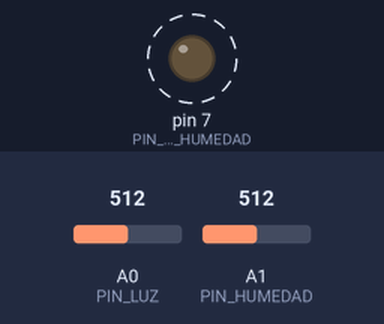
Bench run of a sketch on a simulated Arduino Uno, built with avr-gcc and run on an emulated ATmega328P. Shown: output pins drawn as LEDs (lit = HIGH). Dashed ring = blinking. The test bench sets the inputs (shaded band); at power-on: A0 (PIN_LUZ) = 512, A1 (PIN_HUMEDAD) = 512. What the sketch prints to the serial monitor is not drawn.

Above: at 4.2 s.
4.3 s: A0 (PIN_LUZ) set to 11
7.3 s: A0 (PIN_LUZ) set to 8
Timing chart, 0 to 15.8 s (numbered marks = the images above; inputs shaded):
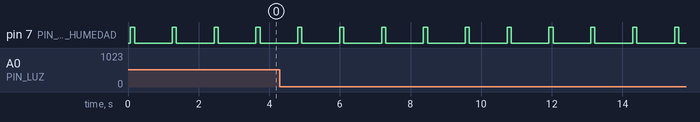

The sketch:

MonitorPlanta.ino
```cpp
// ===========================================================
//  Monitor de Planta - envía los sensores por USB (Serial)
//  Reemplaza la pantalla OLED: los datos se ven en monitor.html
// ===========================================================
//
//  Conexiones (ajusta los pines si los tienes en otros):
//   - Sensor de luz (LDR / fotoresistencia con divisor) -> A0
//   - Sensor de humedad de suelo: sonda + módulo (chip LM393)
//
//        Sonda (2 cables) -> los 2 pines del lado del módulo
//        Módulo VCC -> pin D7 del Arduino
//        Módulo GND -> GND del Arduino
//        Módulo A0  -> pin A1 del Arduino
//        Módulo D0  -> no se usa
//
//     El módulo se alimenta desde D7 solo al medir, así la sonda
//     se corroe mucho menos con el tiempo. Si prefieres conectar
//     VCC a 5V fijo, también funciona.
//     Con el módulo: tierra seca = valor alto, mojada = valor bajo
//     (la página web lo convierte a % correctamente).
//
//  Formato que se envía cada segundo (una línea):
//      luz=523;hum=687
//  Son valores crudos de 0 a 1023. La conversión a % y la
//  calibración se hacen en la página web, así no hay que volver
//  a cargar el programa para ajustar.
//
//  IMPORTANTE: cierra el "Monitor Serie" del IDE de Arduino antes
//  de conectar la página, porque solo un programa puede usar el
//  puerto a la vez.
// ===========================================================

const int PIN_LUZ = A0;
const int PIN_HUMEDAD = A1;
const int PIN_ALIM_HUMEDAD = 7;   // alimenta el módulo solo al medir
const unsigned long INTERVALO_MS = 1000;

// Toma 20 lecturas, descarta las 5 más altas y las 5 más bajas
// (picos de ruido) y promedia las 10 del medio.
const int N_LECTURAS = 20;
const int DESCARTAR = 5;

int leerPromedio(int pin) {
  // El Arduino tiene un solo conversor para todas las entradas
  // analógicas: al cambiar de pin, la primera lectura puede arrastrar
  // el valor del pin anterior. Se descarta y se espera un poco.
  analogRead(pin);
  delay(5);

  int lecturas[N_LECTURAS];
  for (int i = 0; i < N_LECTURAS; i++) {
    lecturas[i] = analogRead(pin);
    delay(3);
  }

  // Ordena de menor a mayor (método sencillo, son pocos datos)
  for (int i = 1; i < N_LECTURAS; i++) {
    int v = lecturas[i], j = i - 1;
    while (j >= 0 && lecturas[j] > v) { lecturas[j + 1] = lecturas[j]; j--; }
    lecturas[j + 1] = v;
  }

  long suma = 0;
  for (int i = DESCARTAR; i < N_LECTURAS - DESCARTAR; i++) suma += lecturas[i];
  return suma / (N_LECTURAS - 2 * DESCARTAR);
}

void setup() {
  Serial.begin(9600);
  pinMode(PIN_ALIM_HUMEDAD, OUTPUT);
  digitalWrite(PIN_ALIM_HUMEDAD, LOW);
}

void loop() {
  int luz = leerPromedio(PIN_LUZ);

  digitalWrite(PIN_ALIM_HUMEDAD, HIGH);   // enciende el módulo
  delay(50);                              // le da tiempo a estabilizarse
  int humedad = leerPromedio(PIN_HUMEDAD);
  digitalWrite(PIN_ALIM_HUMEDAD, LOW);    // la apaga para que no se corroa

  Serial.print("luz=");
  Serial.print(luz);
  Serial.print(";hum=");
  Serial.println(humedad);

  delay(INTERVALO_MS);
}

// -----------------------------------------------------------
//  ¿Tu sensor de humedad es un DHT11/DHT22 (humedad del AIRE)?
//  Instala la librería "DHT sensor library" de Adafruit y cambia
//  el loop por algo así (la página también mostrará "temp"):
//
//    #include <DHT.h>
//    DHT dht(2, DHT11);           // pin de datos 2
//    // en setup():  dht.begin();
//    // en loop():
//    Serial.print("luz=");  Serial.print(leerPromedio(PIN_LUZ));
//    Serial.print(";hum="); Serial.print(dht.readHumidity());
//    Serial.print(";temp=");Serial.println(dht.readTemperature());
//
//  y en la página marca la opción "La humedad ya viene en %".
// -----------------------------------------------------------
```

Measured:
- by itself, pin 7 (PIN_ALIM_HUMEDAD): alternates HIGH for 0.12 s and LOW for 1.1 s
